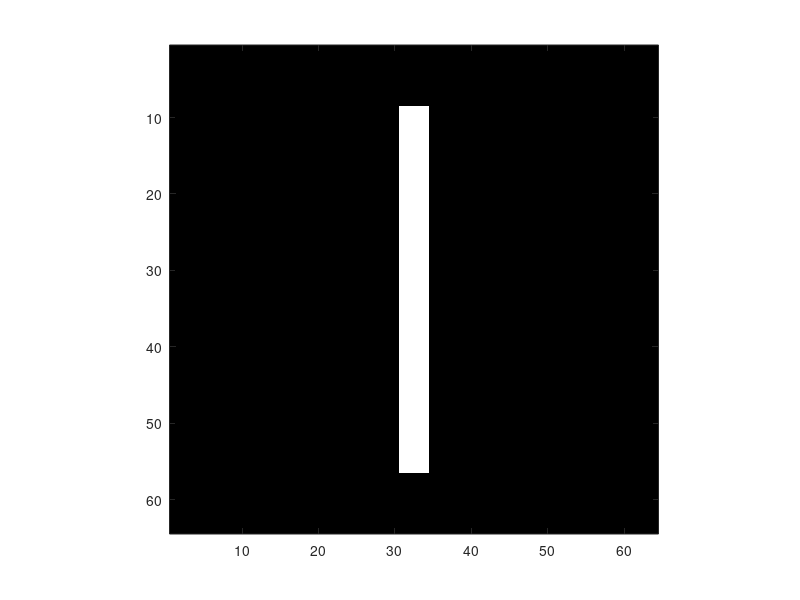
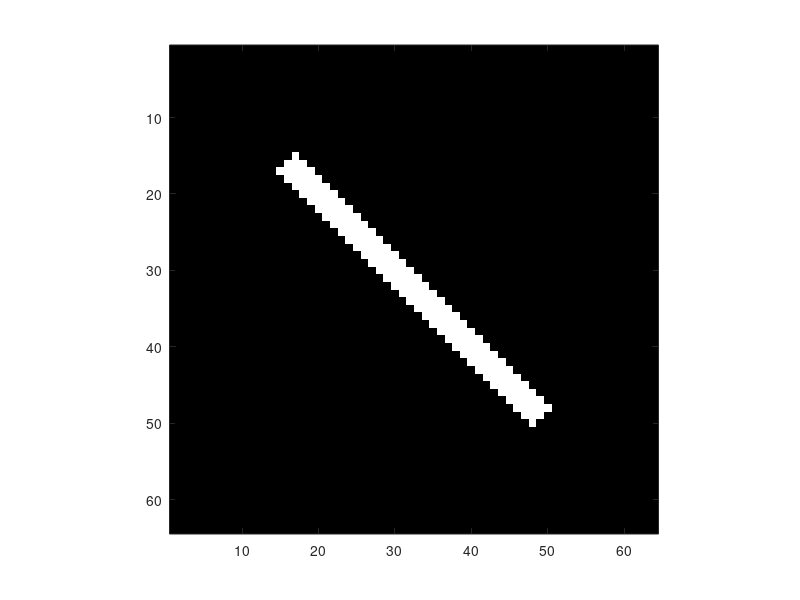
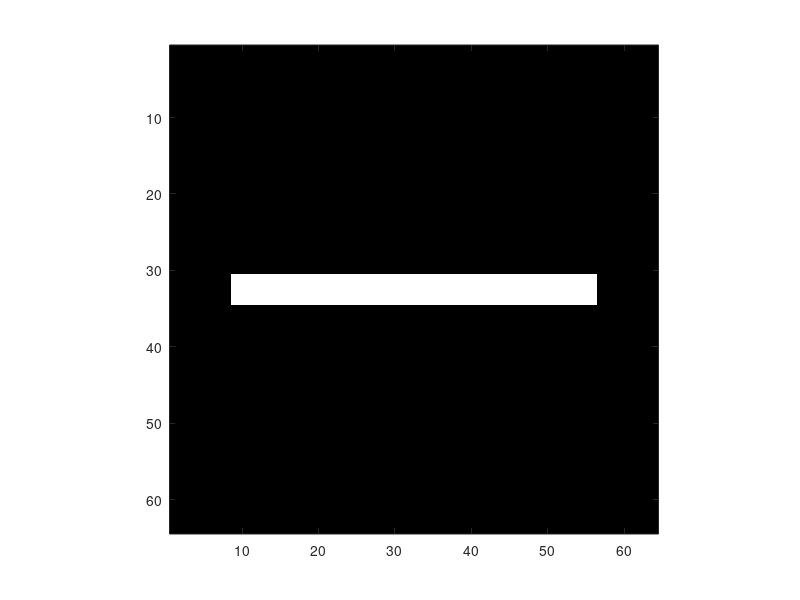
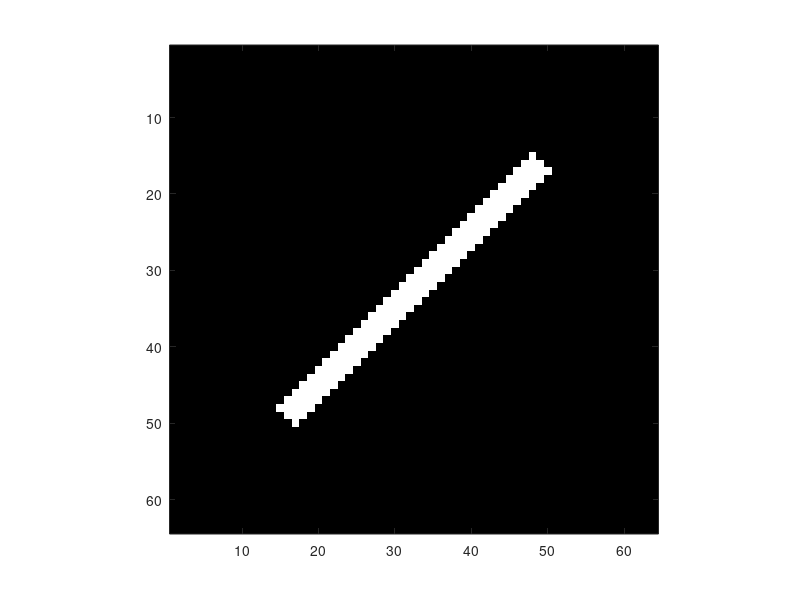

These figures' MATLAB source, in order: (Note: this script raises an error after producing the figures.)
%%
%make line masks

mask{1,1} = zeros(64);

mask{1,1}(9:56, 31:34) = 1;
mask{1,1} = logical(mask{1,1});

mask{2,1} = imrotate(mask{1,1}, 45, 'nearest', 'crop');
mask{3,1} = imrotate(mask{1,1}, 90, 'nearest', 'crop');
mask{4,1} = imrotate(mask{1,1}, 135, 'nearest', 'crop');

for ii = 1:4
    figure; imagesc(mask{ii}); colormap(gray(256)); axis image;
end

%% 
% make and save 10 images
mkdir('C:\isbe\dev\background\images\lines');
for ii = 1:10
    bg_int = uint8(100+round(30*rand(1)));
    
    line_ints = bg_int + 20 + uint8(10*randn(4,1));
    
    A = uint8(zeros(64));
    A(mask{1}) = line_ints(1);
    A(~mask{1}) = bg_int;
    
    B = uint8(zeros(64));
    B(mask{2}) = line_ints(2);
    B(~mask{2}) = bg_int;
    
    C = uint8(zeros(64));
    C(mask{3}) = line_ints(3);
    C(~mask{3}) = bg_int;
    
    D = uint8(zeros(64));
    D(mask{4}) = line_ints(4);
    D(~mask{4}) = bg_int;
    
    im = [A B; C D];
    im = padarray(im, [64 64], bg_int);
    im = im + uint8(5*randn(256));
    figure; image(im); colormap(gray(256)); axis image;
    imwrite(im, ['C:\isbe\dev\background\images\lines\line', zerostr(ii,3), '.bmp']);
    clear im;
end

%%
%Construct pyramids from images
build_args.ImageDir = 'C:\isbe\dev\background\images\lines\';
build_args.OutputDir = 'C:\isbe\dev\background\pyramid\lines\';
build_args.NumLevels = 5;
build_args.NumOrientations = 2;

mb_build_pyramids(build_args);

%%
%
% Clustering performed on hydra
%
%%

% Assign clusters from models to pyramid bands
input_list = dir('C:\isbe\dev\background\pyramid\lines\*pyramid*');

for ii = 1:length(input_list)
    pyramid = u_load(['C:\isbe\dev\background\pyramid\lines\', input_list(ii).name]);
    cluster_image = cell(7,2);
    
    for level = 2:5
        for ori = 1:2
            pyr_model = u_load(['C:\isbe\dev\background\results\lines\lines_model_',...
                num2str(level), '_', num2str(ori)]);

            [cluster_image{level, ori}] = assign_cluster_to_image(pyr_model, pyramid{level, ori});
            clear pyr_model;
        end   
    end
    c_name = ['C:\isbe\dev\background\misc\lines\', input_list(ii).name, 'cluster_image'];
    save(c_name, 'cluster_image');
    
    clear cluster_image pyramid
        
end
%%

i1 = imread('C:\isbe\dev\background\images\lines\line001.bmp');
i1 = double(i1);

i2 = i1;
i2(65:128, 65:128) = i1(129:192, 65:128);
i2(65:128, 129:192) = i1(65:128, 65:128);
i2(129:192, 129:192) = i1(65:128, 129:192);
i2(129:192, 65:128) = i1(129:192, 129:192);

i3 = i2;
i3(65:128, 65:128) = i2(129:192, 65:128);
i3(65:128, 129:192) = i2(65:128, 65:128);
i3(129:192, 129:192) = i2(65:128, 129:192);
i3(129:192, 65:128) = i2(129:192, 129:192);

i4 = i3;
i4(65:128, 65:128) = i3(129:192, 65:128);
i4(65:128, 129:192) = i3(65:128, 65:128);
i4(129:192, 129:192) = i3(65:128, 129:192);
i4(129:192, 65:128) = i3(129:192, 129:192);

figure; image(i1); colormap(gray(256)); axis image;
figure; image(i2); colormap(gray(256)); axis image;
figure; image(i3); colormap(gray(256)); axis image;
figure; image(i4); colormap(gray(256)); axis image;

%

[pyr1 p_sizes] = buildSFpyr(double(i1), 5, 3);
[pyr2 p_sizes] = buildSFpyr(double(i2), 5, 3);
[pyr3 p_sizes] = buildSFpyr(double(i3), 5, 3);
[pyr4 p_sizes] = buildSFpyr(double(i4), 5, 3);

pyramid1 = mb_change_pyramid_form(pyr1, p_sizes);
pyramid2 = mb_change_pyramid_form(pyr2, p_sizes);
pyramid3 = mb_change_pyramid_form(pyr3, p_sizes);
pyramid4 = mb_change_pyramid_form(pyr4, p_sizes);

%
pyramid_ori = pyramid1;
pyramid_ori(2:5, 2) = pyramid2(2:5, 2);
pyramid_ori(2:5, 3) = pyramid3(2:5, 3);
pyramid_ori(2:5, 4) = pyramid4(2:5, 4);

pyramid_scale = pyramid1;
pyramid_scale(3, 1:4) = pyramid2(3, 1:4);
pyramid_scale(4, 1:4) = pyramid3(4, 1:4);
pyramid_scale(5, 1:4) = pyramid4(5, 1:4);

i_ori = reconSFpyr(mb_change_pyramid_form(pyramid_ori), p_sizes);
i_scale = reconSFpyr(mb_change_pyramid_form(pyramid_scale), p_sizes);

figure; image(i_ori); colormap(gray(256)); axis image;
figure; image(i_scale); colormap(gray(256)); axis image;
%%

imwrite(uint8(i1), 'C:\isbe\dev\background\report\figures\lines1.bmp');
imwrite(uint8(i2), 'C:\isbe\dev\background\report\figures\lines2.bmp');
imwrite(uint8(i3), 'C:\isbe\dev\background\report\figures\lines3.bmp');
imwrite(uint8(i4), 'C:\isbe\dev\background\report\figures\lines4.bmp');

imwrite(uint8(i_ori), 'C:\isbe\dev\background\report\figures\lines_ori.bmp');
imwrite(uint8(i_scale), 'C:\isbe\dev\background\report\figures\lines_scale.bmp');
%%
for ii = 2:5
    for jj = 1:4
        figure; imagesc(pyramid1{ii, jj}); axis image; colormap(jet(256));
    end
end

%%

i_blank = i1;
i_blank(65:128, 65:192) = i1(1:64, 65:192);
i_blank(129:192, 65:192) = i1(193:256, 65:192);
figure; imagesc(i_blank); colormap(gray(256)); axis image;

%
[pyr_blank p_sizes] = buildSFpyr(double(i_blank), 5, 3);
pyramid_blank = mb_change_pyramid_form(pyr_blank, p_sizes);
%
pyramido1 = pyramid_blank;
pyramido1(2:5, 1) = pyramid1(2:5, 1);

pyramido2 = pyramid_blank;
pyramido2(2:5, 2) = pyramid1(2:5, 2);

pyramido3 = pyramid_blank;
pyramido3(2:5, 3) = pyramid1(2:5, 3);

pyramido4 = pyramid_blank;
pyramido4(2:5, 4) = pyramid1(2:5, 4);

i_o1 = reconSFpyr(mb_change_pyramid_form(pyramido1), p_sizes);
i_o2 = reconSFpyr(mb_change_pyramid_form(pyramido2), p_sizes);
i_o3 = reconSFpyr(mb_change_pyramid_form(pyramido3), p_sizes);
i_o4 = reconSFpyr(mb_change_pyramid_form(pyramido4), p_sizes);

figure; image(i_o1); colormap(gray(256)); axis image;
figure; image(i_o2); colormap(gray(256)); axis image;
figure; image(i_o3); colormap(gray(256)); axis image;
figure; image(i_o4); colormap(gray(256)); axis image;
%%
imwrite(uint8(i_o1), 'C:\isbe\dev\background\report\figures\lines_o1.bmp');
imwrite(uint8(i_o2), 'C:\isbe\dev\background\report\figures\lines_o2.bmp');
imwrite(uint8(i_o3), 'C:\isbe\dev\background\report\figures\lines_o3.bmp');
imwrite(uint8(i_o4), 'C:\isbe\dev\background\report\figures\lines_o4.bmp');

%%
pyramids1 = pyramid_blank;
pyramids1(2, 1:4) = pyramid1(2, 1:4);

pyramids2 = pyramid_blank;
pyramids2(3, 1:4) = pyramid1(3, 1:4);

pyramids3 = pyramid_blank;
pyramids3(4, 1:4) = pyramid1(4, 1:4);

pyramids4 = pyramid_blank;
pyramids4(5, 1:4) = pyramid1(5, 1:4);

i_s1 = reconSFpyr(mb_change_pyramid_form(pyramids1), p_sizes);
i_s2 = reconSFpyr(mb_change_pyramid_form(pyramids2), p_sizes);
i_s3 = reconSFpyr(mb_change_pyramid_form(pyramids3), p_sizes);
i_s4 = reconSFpyr(mb_change_pyramid_form(pyramids4), p_sizes);

figure; image(i_s1); colormap(gray(256)); axis image;
figure; image(i_s2); colormap(gray(256)); axis image;
figure; image(i_s3); colormap(gray(256)); axis image;
figure; image(i_s4); colormap(gray(256)); axis image;
%%
imwrite(uint8(i_s1), 'C:\isbe\dev\background\report\figures\lines_s1.bmp');
imwrite(uint8(i_s2), 'C:\isbe\dev\background\report\figures\lines_s2.bmp');
imwrite(uint8(i_s3), 'C:\isbe\dev\background\report\figures\lines_s3.bmp');
imwrite(uint8(i_s4), 'C:\isbe\dev\background\report\figures\lines_s4.bmp');
%%
real_line = double(rgb2gray(imread('C:\isbe\dev\background\images\normal_2\normal016.bmp')));
[pyr_real p_sizes] = buildSFpyr(double(real_line), 5, 4);
pyramid_real = mb_change_pyramid_form(pyr_real, p_sizes);
imwrite(uint8(real_line), 'C:\isbe\dev\background\report\figures\real_line.bmp');

real_plain = double(rgb2gray(imread('C:\isbe\dev\background\images\normal_2\normal017.bmp')));
[pyr_plain p_sizes] = buildSFpyr(double(real_plain), 5, 4);
pyramid_plain = mb_change_pyramid_form(pyr_plain, p_sizes);
imwrite(uint8(real_plain), 'C:\isbe\dev\background\report\figures\real_plain.bmp');
%%

for ii = 2:2
    for jj = 1:5
        figure;
        cmin = min(pyramid_real{ii, jj}(:));
        cmax = max(pyramid_real{ii, jj}(:));
        subplot(1,2,1); imagesc(pyramid_real{ii, jj}); axis image; colormap(jet(256)); caxis([cmin cmax]);
        subplot(1,2,2); imagesc(new_pyr{ii, jj}); axis image; colormap(jet(256)); caxis([cmin cmax]);
    end
end

%%
roi = roipoly(uint8(real_line));
roi = find(roi);
%%
new_pyr = mb_swap_pyramid_region(pyramid_plain, pyramid_real, roi, [], [2 5], [1 5]);
test_line = reconSFpyr(mb_change_pyramid_form(new_pyr), p_sizes);
figure; imagesc(test_line); axis image; colormap(gray(256));
imwrite(uint8(test_line), 'C:\isbe\dev\background\report\figures\real_line_1to5.bmp');

new_pyr = mb_swap_pyramid_region(pyramid_plain, pyramid_real, roi, [], [2 5], [1 1]);
test_line = reconSFpyr(mb_change_pyramid_form(new_pyr), p_sizes);
figure; imagesc(test_line); axis image; colormap(gray(256));
imwrite(uint8(test_line), 'C:\isbe\dev\background\report\figures\real_line_1.bmp');

new_pyr = mb_swap_pyramid_region(pyramid_plain, pyramid_real, roi, [], [2 5], [2 2]);
test_line = reconSFpyr(mb_change_pyramid_form(new_pyr), p_sizes);
figure; imagesc(test_line); axis image; colormap(gray(256));
imwrite(uint8(test_line), 'C:\isbe\dev\background\report\figures\real_line_2.bmp');

new_pyr = mb_swap_pyramid_region(pyramid_plain, pyramid_real, roi, [], [2 5], [3 3]);
test_line = reconSFpyr(mb_change_pyramid_form(new_pyr), p_sizes);
figure; imagesc(test_line); axis image; colormap(gray(256));
imwrite(uint8(test_line), 'C:\isbe\dev\background\report\figures\real_line_3.bmp');

new_pyr = mb_swap_pyramid_region(pyramid_plain, pyramid_real, roi, [], [2 5], [4 4]);
test_line = reconSFpyr(mb_change_pyramid_form(new_pyr), p_sizes);
figure; imagesc(test_line); axis image; colormap(gray(256));
imwrite(uint8(test_line), 'C:\isbe\dev\background\report\figures\real_line_4.bmp');

new_pyr = mb_swap_pyramid_region(pyramid_plain, pyramid_real, roi, [], [2 5], [5 5]);
test_line = reconSFpyr(mb_change_pyramid_form(new_pyr), p_sizes);
figure; imagesc(test_line); axis image; colormap(gray(256));
imwrite(uint8(test_line), 'C:\isbe\dev\background\report\figures\real_line_5.bmp');
